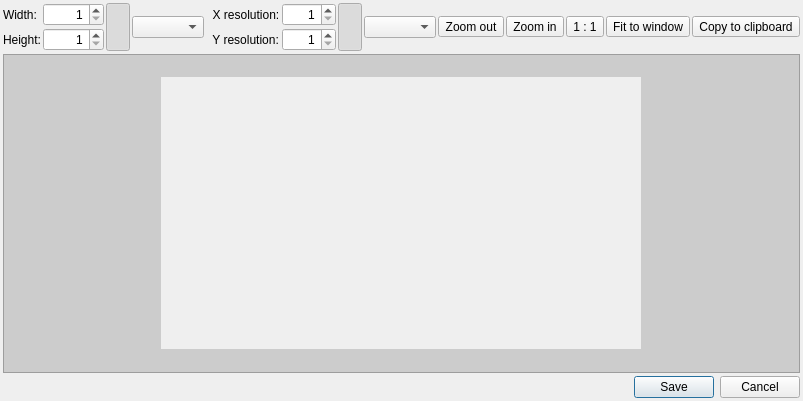
<?xml version="1.0" encoding="UTF-8"?>
<ui version="4.0">
 <class>RenderWindow</class>
 <widget class="QWidget" name="RenderWindow">
  <property name="geometry">
   <rect>
    <x>0</x>
    <y>0</y>
    <width>744</width>
    <height>401</height>
   </rect>
  </property>
  <property name="sizePolicy">
   <sizepolicy hsizetype="Preferred" vsizetype="Minimum">
    <horstretch>0</horstretch>
    <verstretch>0</verstretch>
   </sizepolicy>
  </property>
  <property name="windowTitle">
   <string>Render Project</string>
  </property>
  <property name="layoutDirection">
   <enum>Qt::LeftToRight</enum>
  </property>
  <layout class="QVBoxLayout" name="verticalLayout">
   <property name="spacing">
    <number>3</number>
   </property>
   <property name="margin">
    <number>3</number>
   </property>
   <item>
    <layout class="QGridLayout" name="gridLayout">
     <property name="spacing">
      <number>2</number>
     </property>
     <item row="0" column="0">
      <widget class="QLabel" name="label">
       <property name="text">
        <string>Width:</string>
       </property>
      </widget>
     </item>
     <item row="0" column="8">
      <widget class="QSpinBox" name="xResSB">
       <property name="sizePolicy">
        <sizepolicy hsizetype="Minimum" vsizetype="Fixed">
         <horstretch>0</horstretch>
         <verstretch>0</verstretch>
        </sizepolicy>
       </property>
       <property name="layoutDirection">
        <enum>Qt::LeftToRight</enum>
       </property>
       <property name="alignment">
        <set>Qt::AlignRight|Qt::AlignTrailing|Qt::AlignVCenter</set>
       </property>
       <property name="minimum">
        <number>1</number>
       </property>
       <property name="maximum">
        <number>2000</number>
       </property>
      </widget>
     </item>
     <item row="1" column="0">
      <widget class="QLabel" name="label_2">
       <property name="text">
        <string>Height:</string>
       </property>
      </widget>
     </item>
     <item row="1" column="6" colspan="2">
      <widget class="QLabel" name="label_4">
       <property name="sizePolicy">
        <sizepolicy hsizetype="Minimum" vsizetype="Preferred">
         <horstretch>0</horstretch>
         <verstretch>0</verstretch>
        </sizepolicy>
       </property>
       <property name="text">
        <string>  Y resolution:</string>
       </property>
      </widget>
     </item>
     <item row="1" column="8">
      <widget class="QSpinBox" name="yResSB">
       <property name="sizePolicy">
        <sizepolicy hsizetype="Minimum" vsizetype="Fixed">
         <horstretch>0</horstretch>
         <verstretch>0</verstretch>
        </sizepolicy>
       </property>
       <property name="layoutDirection">
        <enum>Qt::LeftToRight</enum>
       </property>
       <property name="alignment">
        <set>Qt::AlignRight|Qt::AlignTrailing|Qt::AlignVCenter</set>
       </property>
       <property name="minimum">
        <number>1</number>
       </property>
       <property name="maximum">
        <number>2000</number>
       </property>
      </widget>
     </item>
     <item row="0" column="4" rowspan="2">
      <widget class="QComboBox" name="unitSizeCB"/>
     </item>
     <item row="0" column="12" rowspan="2">
      <layout class="QHBoxLayout" name="horizontalLayout">
       <item>
        <widget class="QToolButton" name="zoomOutTB">
         <property name="toolTip">
          <string>Zoom out</string>
         </property>
         <property name="text">
          <string>Zoom out</string>
         </property>
         <property name="icon">
          <iconset>
           <normaloff>:/images/NemesisCore/window/RenderWindow/viewmag-.png</normaloff>:/images/NemesisCore/window/RenderWindow/viewmag-.png</iconset>
         </property>
         <property name="iconSize">
          <size>
           <width>32</width>
           <height>32</height>
          </size>
         </property>
        </widget>
       </item>
       <item>
        <widget class="QToolButton" name="zoomInTB">
         <property name="toolTip">
          <string>Zoom in</string>
         </property>
         <property name="text">
          <string>Zoom in</string>
         </property>
         <property name="icon">
          <iconset>
           <normaloff>:/images/NemesisCore/window/RenderWindow/viewmag+.png</normaloff>:/images/NemesisCore/window/RenderWindow/viewmag+.png</iconset>
         </property>
         <property name="iconSize">
          <size>
           <width>32</width>
           <height>32</height>
          </size>
         </property>
        </widget>
       </item>
       <item>
        <widget class="QToolButton" name="zoom1t1TB">
         <property name="toolTip">
          <string>Original size</string>
         </property>
         <property name="text">
          <string>1 : 1</string>
         </property>
         <property name="icon">
          <iconset>
           <normaloff>:/images/NemesisCore/window/RenderWindow/viewmag1.png</normaloff>:/images/NemesisCore/window/RenderWindow/viewmag1.png</iconset>
         </property>
         <property name="iconSize">
          <size>
           <width>32</width>
           <height>32</height>
          </size>
         </property>
        </widget>
       </item>
       <item>
        <widget class="QToolButton" name="zoomFitTB">
         <property name="toolTip">
          <string>Zoom to fit</string>
         </property>
         <property name="text">
          <string>Fit to window</string>
         </property>
         <property name="icon">
          <iconset>
           <normaloff>:/images/NemesisCore/window/RenderWindow/viewmagfit.png</normaloff>:/images/NemesisCore/window/RenderWindow/viewmagfit.png</iconset>
         </property>
         <property name="iconSize">
          <size>
           <width>32</width>
           <height>32</height>
          </size>
         </property>
        </widget>
       </item>
       <item>
        <widget class="QToolButton" name="copyTB">
         <property name="toolTip">
          <string>Copy to clipboard</string>
         </property>
         <property name="text">
          <string>Copy to clipboard</string>
         </property>
         <property name="icon">
          <iconset>
           <normaloff>:/images/NemesisCore/window/RenderWindow/editcopy.png</normaloff>:/images/NemesisCore/window/RenderWindow/editcopy.png</iconset>
         </property>
         <property name="iconSize">
          <size>
           <width>32</width>
           <height>32</height>
          </size>
         </property>
        </widget>
       </item>
       <item>
        <spacer name="horizontalSpacer">
         <property name="orientation">
          <enum>Qt::Horizontal</enum>
         </property>
         <property name="sizeType">
          <enum>QSizePolicy::Expanding</enum>
         </property>
         <property name="sizeHint" stdset="0">
          <size>
           <width>0</width>
           <height>0</height>
          </size>
         </property>
        </spacer>
       </item>
      </layout>
     </item>
     <item row="0" column="10" rowspan="2">
      <widget class="QComboBox" name="unitResolutionCB"/>
     </item>
     <item row="0" column="6" colspan="2">
      <widget class="QLabel" name="label_3">
       <property name="sizePolicy">
        <sizepolicy hsizetype="Minimum" vsizetype="Preferred">
         <horstretch>0</horstretch>
         <verstretch>0</verstretch>
        </sizepolicy>
       </property>
       <property name="text">
        <string>  X resolution:</string>
       </property>
      </widget>
     </item>
     <item row="0" column="3" rowspan="2">
      <widget class="QToolButton" name="sizeLockTB">
       <property name="sizePolicy">
        <sizepolicy hsizetype="Fixed" vsizetype="Expanding">
         <horstretch>0</horstretch>
         <verstretch>0</verstretch>
        </sizepolicy>
       </property>
       <property name="toolTip">
        <string>Keep ratio</string>
       </property>
       <property name="text">
        <string/>
       </property>
       <property name="icon">
        <iconset>
         <normaloff>:/images/NemesisCore/window/RenderWindow/encrypted.png</normaloff>:/images/NemesisCore/window/RenderWindow/encrypted.png</iconset>
       </property>
       <property name="checkable">
        <bool>true</bool>
       </property>
       <property name="checked">
        <bool>true</bool>
       </property>
      </widget>
     </item>
     <item row="0" column="9" rowspan="2">
      <widget class="QToolButton" name="resLockTB">
       <property name="sizePolicy">
        <sizepolicy hsizetype="Fixed" vsizetype="Expanding">
         <horstretch>0</horstretch>
         <verstretch>0</verstretch>
        </sizepolicy>
       </property>
       <property name="toolTip">
        <string>Keep ratio</string>
       </property>
       <property name="text">
        <string/>
       </property>
       <property name="icon">
        <iconset>
         <normaloff>:/images/NemesisCore/window/RenderWindow/encrypted.png</normaloff>:/images/NemesisCore/window/RenderWindow/encrypted.png</iconset>
       </property>
       <property name="checkable">
        <bool>true</bool>
       </property>
       <property name="checked">
        <bool>true</bool>
       </property>
      </widget>
     </item>
     <item row="0" column="1" colspan="2">
      <widget class="QSpinBox" name="widthSB">
       <property name="sizePolicy">
        <sizepolicy hsizetype="Minimum" vsizetype="Fixed">
         <horstretch>0</horstretch>
         <verstretch>0</verstretch>
        </sizepolicy>
       </property>
       <property name="minimumSize">
        <size>
         <width>0</width>
         <height>0</height>
        </size>
       </property>
       <property name="layoutDirection">
        <enum>Qt::LeftToRight</enum>
       </property>
       <property name="alignment">
        <set>Qt::AlignRight|Qt::AlignTrailing|Qt::AlignVCenter</set>
       </property>
       <property name="minimum">
        <number>1</number>
       </property>
       <property name="maximum">
        <number>10000</number>
       </property>
      </widget>
     </item>
     <item row="1" column="1" colspan="2">
      <widget class="QSpinBox" name="heightSB">
       <property name="sizePolicy">
        <sizepolicy hsizetype="Minimum" vsizetype="Fixed">
         <horstretch>0</horstretch>
         <verstretch>0</verstretch>
        </sizepolicy>
       </property>
       <property name="layoutDirection">
        <enum>Qt::LeftToRight</enum>
       </property>
       <property name="alignment">
        <set>Qt::AlignRight|Qt::AlignTrailing|Qt::AlignVCenter</set>
       </property>
       <property name="minimum">
        <number>1</number>
       </property>
       <property name="maximum">
        <number>10000</number>
       </property>
      </widget>
     </item>
    </layout>
   </item>
   <item>
    <widget class="QScrollArea" name="scrollArea">
     <property name="styleSheet">
      <string notr="true">QScrollArea {
	background-color: #CCCCCC;
}</string>
     </property>
     <property name="widgetResizable">
      <bool>false</bool>
     </property>
     <property name="alignment">
      <set>Qt::AlignCenter</set>
     </property>
     <widget class="QWidget" name="scrollAreaWidgetContents">
      <property name="geometry">
       <rect>
        <x>128</x>
        <y>14</y>
        <width>480</width>
        <height>272</height>
       </rect>
      </property>
     </widget>
    </widget>
   </item>
   <item>
    <layout class="QHBoxLayout" name="horizontalLayout_3">
     <item>
      <widget class="QLabel" name="notifyLabel">
       <property name="text">
        <string/>
       </property>
      </widget>
     </item>
     <item>
      <widget class="QDialogButtonBox" name="buttonBox">
       <property name="sizePolicy">
        <sizepolicy hsizetype="Maximum" vsizetype="Fixed">
         <horstretch>0</horstretch>
         <verstretch>0</verstretch>
        </sizepolicy>
       </property>
       <property name="standardButtons">
        <set>QDialogButtonBox::Cancel|QDialogButtonBox::Save</set>
       </property>
      </widget>
     </item>
    </layout>
   </item>
  </layout>
 </widget>
 <resources/>
 <connections/>
</ui>
